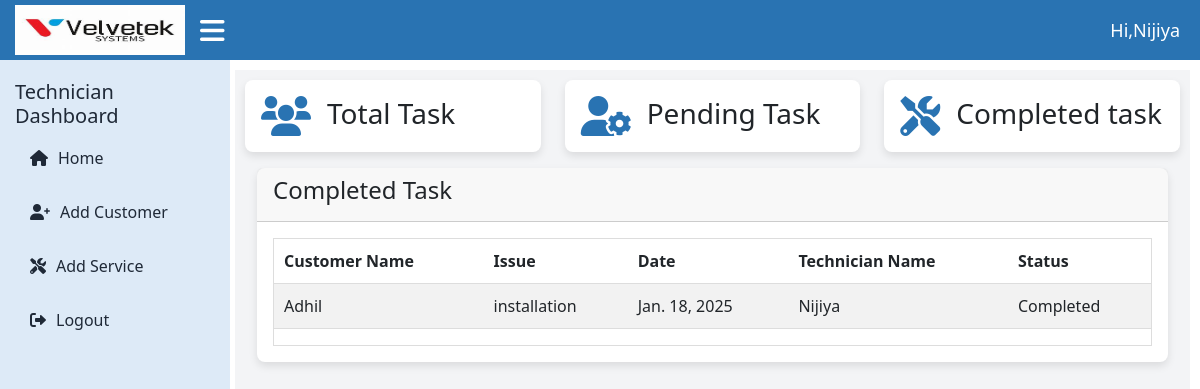
Screenshot of /technician/technician/completed/ (signed in) with the database file from the repository.
### loginapp/models.py (models this page shows, shortened)
class CustomUser(AbstractUser):
    ROLE_CHOICES = (
        ('admin', 'Admin'),
        ('technician', 'Technician'),
        ('user', 'User'),
    )
    role = models.CharField(max_length=20, choices=ROLE_CHOICES, default='user')

### technicianapp/models.py (models this page shows)
class CurrentStatus(models.Model):
    date = models.DateField()
    technician_name = models.CharField(max_length=100)
    status = models.CharField(
        max_length=50,
        choices=[('Pending', 'Pending'), ('Completed', 'Completed'), ('Assigned', 'Assigned')],
        default='Assigned'  # Default to "Assigned"
    )
    apply = models.ForeignKey(Apply, on_delete=models.CASCADE, related_name='current_status_entries',blank=True,null=True)
    customer_name = models.CharField(max_length=225)
    issue = models.TextField()

### technicianapp/views.py (the view)
# urls.py: path('technician/completed/', views.completed_tasks, name='completed_tasks'),
def completed_tasks(request):
    completed_tasks = CurrentStatus.objects.filter(
        apply__service_by=request.user,
        status='Completed'
    )
    return render(request, 'completed_task.html', {
        'completed_tasks': completed_tasks
    })

### templates/completed_task.html (shortened to what this page needs)
{% extends 'technician_dashboard.html' %}
{% block content %}
<div class="container">
  <div class="page-inner">
    <div class="row">
      <div class="col-md-12">
        <div class="card">
          <div class="card-header">
            <h4 class="card-title">Completed Task</h4>
          </div>
          <div class="card-body">
            <div class="table-responsive">
              <table
                id="basic-datatables"
                class="display table table-striped table-hover"
              >
                <thead>
                    <tr>
                        <th>Customer Name</th>
                        <th>Issue</th>
                        <th>Date</th>
                        <th>Technician Name</th>
                        <th>Status</th>
                    </tr>
                </thead>
                <tbody>
                    {% for d in  completed_tasks %}
                    <tr>
                        <td>{{ d.customer_name }}</td>
                        <td>{{ d.issue }}</td>
                        <td>{{ d.date }}</td>
                        <td>{{ d.technician_name }}</td>
                        <td>{{ d.status }}</td>
                    </tr>
                    {% empty %}
                    <tr>
                        <td colspan="4" class="text-center">No current status added yet.</td>
                    </tr>
                    {% endfor %}
                </tbody>
            </table>
            </div>
          </div>
        </div>
      </div>
{% endblock %}

### templates/technician_dashboard.html (shortened to what this page needs)
<!DOCTYPE html>
{% load static %}
<html lang="en">
<head>
  <link href="https://cdn.jsdelivr.net/npm/bootstrap-icons/font/bootstrap-icons.css" rel="stylesheet">
  <link href="https://cdn.jsdelivr.net/npm/bootstrap@5.3.0/dist/css/bootstrap.min.css" rel="stylesheet">
  <link href="https://cdnjs.cloudflare.com/ajax/libs/font-awesome/6.0.0/css/all.min.css" rel="stylesheet">
  <link rel="stylesheet" href="{% static 'assets/css/admin_dashboard.css' %}">
</head>
<body>
  <div class="topbar">
    <div class="d-flex align-items-center">
      <a href="#" class="logo">
        <img src="{% static 'assets/img/velvetek.jpg' %}" alt="navbar brand" />
      </a>
      <span class="hamburger" onclick="toggleSidebar()">
        <i class="fas fa-bars"></i>
      </span>
    </div>
    <span class="admin-text">Hi,{{user.username}}</span>
  </div>
  <div class="sidebar">
    <h5>Technician Dashboard</h5>
    <a href="{% url 'technician_dashboard' %}"><i class="fas fa-home"></i> Home</a>
    <a href="#" data-bs-toggle="modal" data-bs-target="#addCustomerModal"><i class="fas fa-user-plus"></i> Add Customer</a>
    <a href="#" onclick="openModal()"><i class="fas fa-tools" ></i> Add Service</a>
    <a href="{% url 'logout' %}"><i class="fas fa-sign-out-alt"></i> Logout</a>
  </div>
  <div class="main-content">
    <div class="row">
      <div class="col-md-4">
        <div class="card p-3 mb-3">
          <div class="d-flex align-items-center">
            <i class="fas fa-users card-icon me-3"></i>
            <div>
              <h3 class="mb-1">Total Task</h3>
            </div>
          </div>
        </div>
      </div>
      <div class="col-md-4">
        <div class="card p-3 mb-3">
          <div class="d-flex align-items-center">
            <i class="fas fa-user-cog card-icon me-3"></i>
            <div>
              <h3 class="mb-1">Pending Task</h3>
            </div>
          </div>
        </div>
      </div>
      <div class="col-md-4">
        <div class="card p-3 mb-3">
          <div class="d-flex align-items-center">
            <i class="fas fa-tools card-icon me-3"></i>
            <div>
              <h3 class="mb-1">Completed task</h3>
            </div>
          </div>
        </div>
      </div>
    </div>
 {% block content %}{% endblock %}
</div>
</body>
</html>

### static/assets/css/admin_dashboard.css (style rules this page uses)
:root { --primary-color: #2973B2; --secondary-color: #F3F4F6; --accent-color: #441172; --text-color: #1F2937; --white: #ffffff; --sidebar-color: #DDEAF7; }
.topbar { background-color: var(--primary-color); height: 60px; display: flex; justify-content: space-between; align-items: center; padding: 0 20px; padding-left: 15px; color: var(--white); margin-bottom: 10px; }
.topbar .logo img { height: 50px; width: 180px; padding-right: 10px; }
.topbar .admin-text { font-size: 18px; font-weight: 500; }
.topbar .hamburger { font-size: 28px; cursor: pointer; padding-left: 5px; margin-right: 30px; }
.sidebar { height: calc(100vh - 50px); width: 230px; background-color: var(--sidebar-color); color: var(--text-color); position: absolute; top: 60px; left: 0; padding: 20px 15px; display: flex; flex-direction: column; justify-content: flex-start; transition: left 0.3s ease; }
.sidebar a { text-decoration: none; color: var(--text-color); display: flex; align-items: center; padding: 10px 15px; margin-bottom: 10px; border-radius: 4px; transition: background-color 0.3s ease; }
.sidebar a i { margin-right: 10px; }
.main-content { margin-left: 235px; padding: 10px; background-color: var(--secondary-color); min-height: calc(100vh - 60px); margin-top: 5px; margin-right: 10px; }
.card { border: none; border-radius: 8px; box-shadow: 0 4px 8px rgba(0, 0, 0, 0.1); transition: transform 0.2s ease, box-shadow 0.2s ease; }
.card .card-icon { font-size: 40px; color: var(--primary-color); }
.table-responsive { overflow-x: auto; overflow-y: auto; border: 1px solid #ddd; height: auto; transition: height 0.3s ease; }
.table { width: 100%; white-space: nowrap; }
.table th, .table td { padding: 10px !important; text-align: left !important; border-bottom: 1px solid #ddd !important; }

### rows the page displays
CustomUser: username "Nijiya"
CurrentStatus: customer_name "Adhil", issue "installation", date "Jan. 18, 2025", technician_name "Nijiya", status "Completed"
